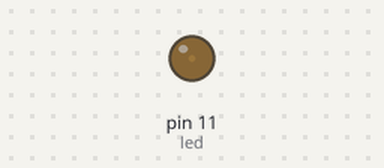
The sketch below on a simulated Arduino Uno, built with avr-gcc and run on an emulated ATmega328P. On the bench: output pins drawn as LEDs (lit = HIGH).

Above: at 0.15 s.
At 2.25 s:
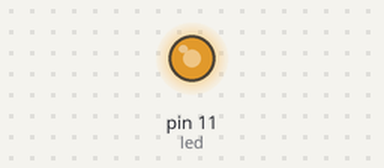
At 4.65 s:
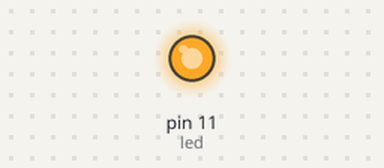
At 38.57 s:
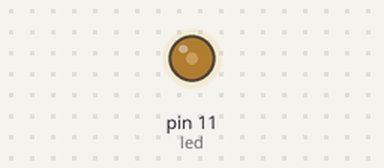
Timing chart, 0 to 40.0 s (numbered marks = the images above):
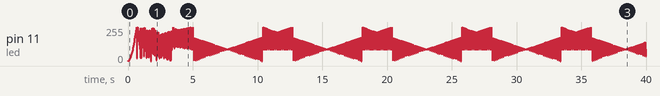

The sketch:

flickering_light.ino
```cpp
int led = 11;           // the PWM pin the LED is attached to
int brightness = 0;    // how bright the LED is
int fadeAmount = 1;    // how many points to fade the LED by
int i=0;
//The bulb represents a flickering light in the wind, it accelerates and grows bigger and then as easily fades away quickly
// the setup routine runs once when you press reset:
void setup() {
  // declare pin 11 to be an output:
  pinMode(led, OUTPUT);
}

// the loop routine runs over and over again forever:
void loop() {
  // set the brightness of pin 11:
  analogWrite(led, brightness);
  i=i+1;
  // change the brightness for next time through the loop:
  brightness = brightness + i*fadeAmount;

  // reverse the direction of the fading at the ends of the fade:
  if (brightness <= 0 || brightness >= 255) {
    fadeAmount = -fadeAmount;
  }
  // wait for 30 milliseconds to see the dimming effect
  delay(30);
}
```
